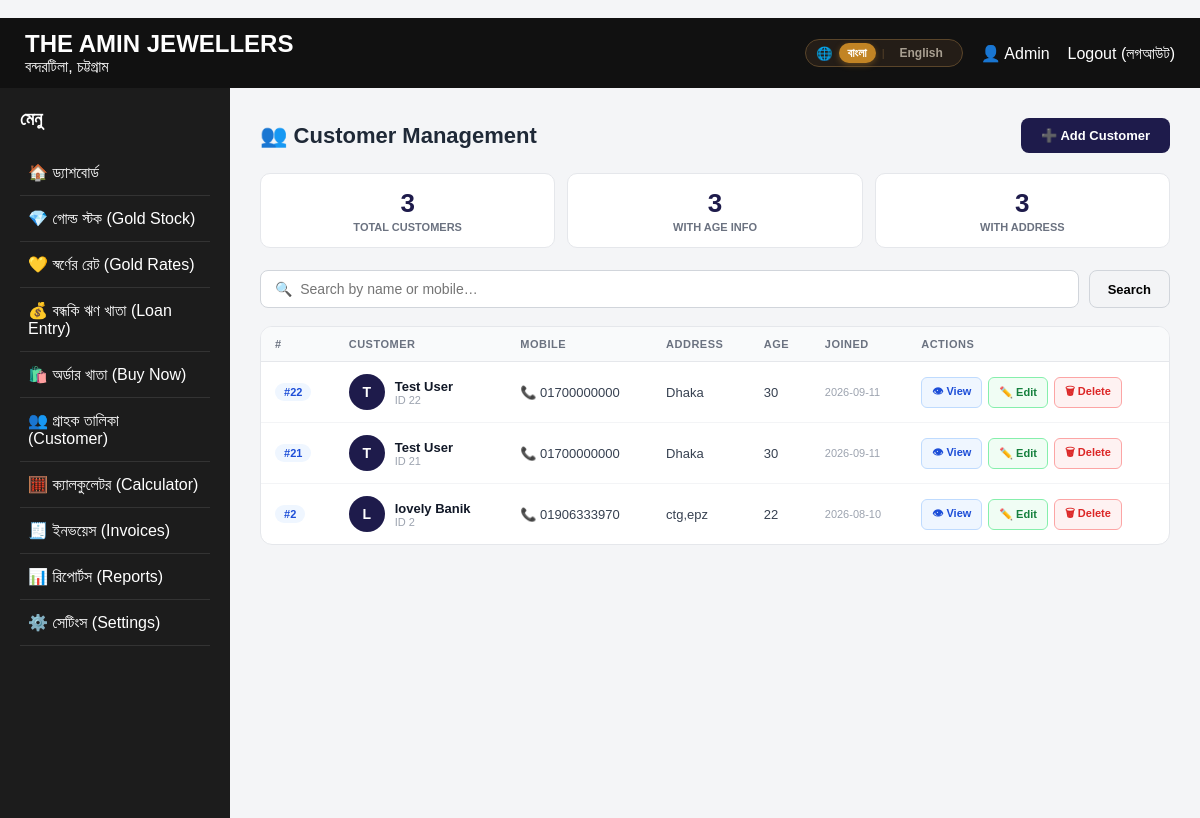
Before: /customers (signed in) with the older database file.
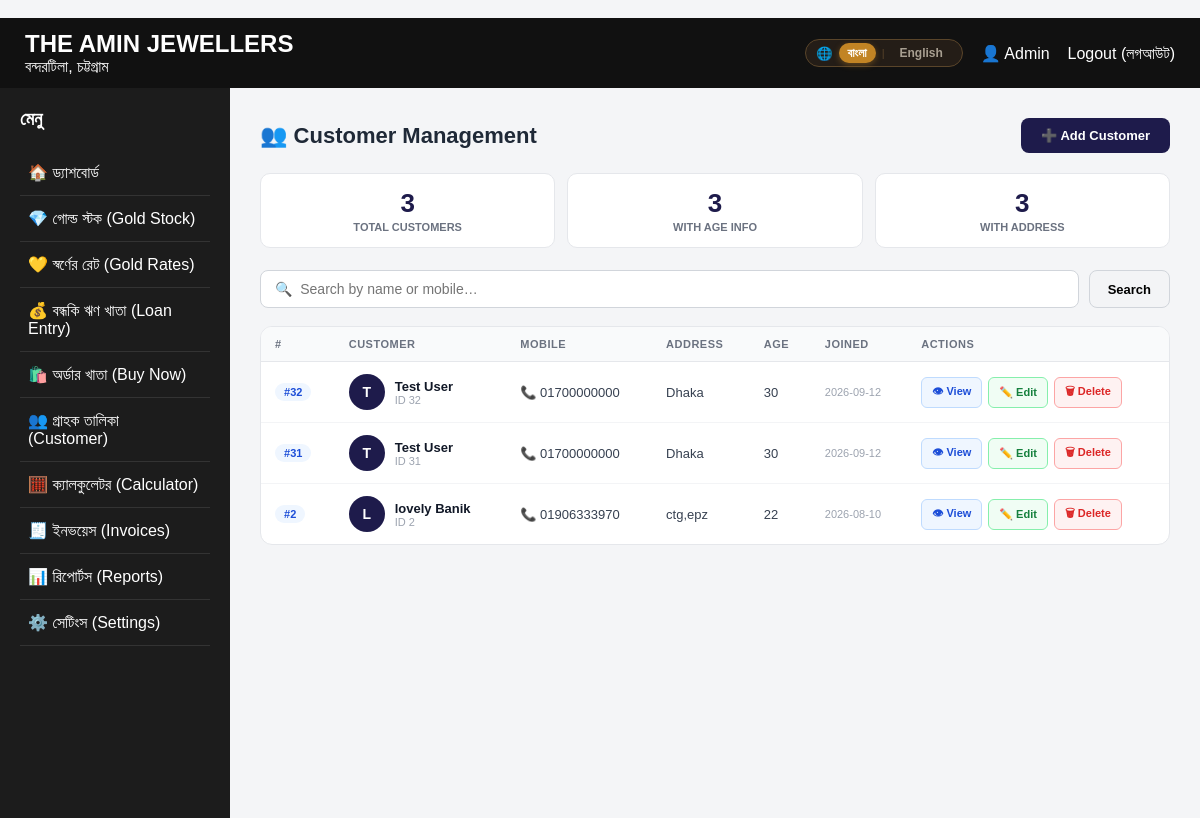
After: the same page with the newer database file.
### tables this page shows
CREATE TABLE customers (
            id INTEGER PRIMARY KEY AUTOINCREMENT,
            name TEXT NOT NULL,
            mobile TEXT NOT NULL,
            address TEXT,
            age INTEGER,
            created_at TIMESTAMP DEFAULT CURRENT_TIMESTAMP
        );

### app.py (the view)
@app.route("/customers")
@login_required
def customers():
    search = request.args.get("search", "").strip()
    conn = get_db()
    if search:
        customer_list = conn.execute("""
            SELECT *
            FROM customers
            WHERE name LIKE ?
               OR mobile LIKE ?
            ORDER BY id DESC
        """, (
            "%" + search + "%",
            "%" + search + "%"
        )).fetchall()
    else:
        customer_list = conn.execute("""
            SELECT *
            FROM customers
            ORDER BY id DESC
        """).fetchall()
    return render_template(
        "customer.html",
        customers=customer_list,
        search=search
    )

### app.py (called while the page is built)
def get_db():
    if "db" not in g:
        g.db = sqlite3.connect(DATABASE)
        g.db.row_factory = sqlite3.Row
    return g.db

def login_required(f):
    @wraps(f)
    def decorated_function(*args, **kwargs):
        if "user" not in session:
            return redirect("/")
        return f(*args, **kwargs)
    return decorated_function

### templates/customer.html (shortened to what this page needs)
﻿{% extends "base.html" %}
{% block content %}
<div class="cm-header">
  <h1>👥 Customer Management</h1>
  <button class="btn-primary" onclick="openAddModal()">➕ Add Customer</button>
</div>
<div class="cm-stats">
  <div class="cm-stat">
    <div class="num">{{ customers|length }}</div>
    <div class="lbl">{% if search %}Results{% else %}Total Customers{% endif %}</div>
  </div>
  <div class="cm-stat">
    <div class="num">{{ customers|selectattr('age')|list|length }}</div>
    <div class="lbl">With Age Info</div>
  </div>
  <div class="cm-stat">
    <div class="num">{{ customers|selectattr('address')|list|length }}</div>
    <div class="lbl">With Address</div>
  </div>
</div>
<form class="cm-bar" method="GET" action="{{ url_for('customers') }}">
  <input type="text" name="search" value="{{ search or '' }}" placeholder="🔍  Search by name or mobile…" autofocus>
  <button type="submit">Search</button>
</form>
<div class="cm-table-wrap">
  <table>
    <thead>
      <tr>
        <th>#</th>
        <th>Customer</th>
        <th>Mobile</th>
        <th>Address</th>
        <th>Age</th>
        <th>Joined</th>
        <th>Actions</th>
      </tr>
    </thead>
    <tbody>
      {% for c in customers %}
      <tr>
        <td><span class="badge badge-blue">#{{ c['id'] }}</span></td>
        <td>
          <div class="cust-cell">
            <div class="avatar">{{ c['name'][0]|upper }}</div>
            <div>
              <div class="cust-name">{{ c['name'] }}</div>
              <div class="cust-id">ID {{ c['id'] }}</div>
            </div>
          </div>
        </td>
        <td>📞 {{ c['mobile'] }}</td>
        <td>{{ c['address'] or '—' }}</td>
        <td>{{ c['age'] or '—' }}</td>
        <td style="font-size:11px; color:#9ca3af;">{{ c['created_at'][:10] if c['created_at'] else '—' }}</td>
        <td>
          <div class="action-row">
            <a href="{{ url_for('customer_profile', customer_id=c['id']) }}" class="btn-view">👁 View</a>
            <button class="btn-edit"
              onclick="openEditModal({{ c['id'] }}, '{{ c['name']|e }}', '{{ c['mobile']|e }}', '{{ (c['address'] or '')|e }}', '{{ c['age'] or '' }}')">
              ✏️ Edit
            </button>
            <form action="{{ url_for('delete_customer', customer_id=c['id']) }}" method="POST" style="display:inline"
                  onsubmit="return confirm('Delete {{ c['name']|e }}?')">
              <button type="submit" class="btn-del">🗑 Delete</button>
            </form>
          </div>
        </td>
      </tr>
      {% endfor %}
    </tbody>
  </table>
</div>
{% endblock %}

Changed rows visible on the page:
removed customers: id "22", name "T", name "Test User", mobile "01700000000", address "Dhaka", age "30", created_at "2026-09-11"
removed customers: id "21", name "T", name "Test User", mobile "01700000000", address "Dhaka", age "30", created_at "2026-09-11"
added customers: id "32", name "T", name "Test User", mobile "01700000000", address "Dhaka", age "30", created_at "2026-09-12"
added customers: id "31", name "T", name "Test User", mobile "01700000000", address "Dhaka", age "30", created_at "2026-09-12"
